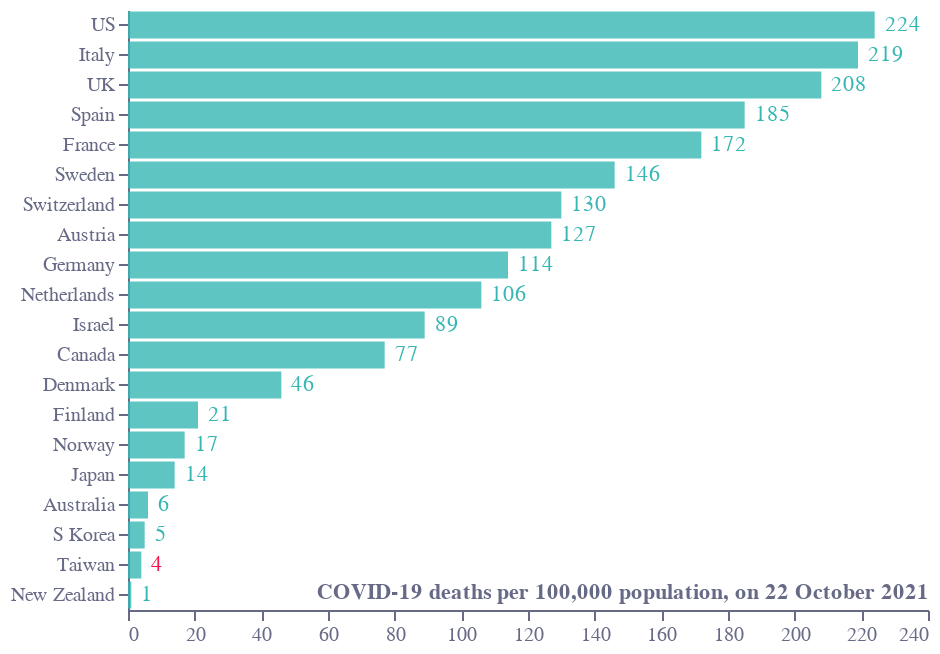

Here is the notebook cell this chart was saved with:
### Code cell
base = alt.Chart(f2).encode(
    y=alt.Y(
        "country:N",
        sort=[],
        axis=alt.Axis(
            grid=False,
            title="",
            titleX=-5,
            titleY=-5,
            titleBaseline="bottom",
            titleAngle=0,
            titleAlign="left",
            labelColor=colors["eco-gray"],
            titleColor=colors["eco-gray"],
            tickColor=colors["eco-gray"],
            domainColor=colors["eco-gray"],
        ),
    )
)
line = base.mark_bar(color=colors["eco-turquiose"], opacity=0.8).encode(
    x=alt.X(
        "cases:Q",
        sort=[],
        axis=alt.Axis(
            grid=False,
            titleAlign="right",
            titleAnchor="middle",
            title="COVID-19 deaths per 100,000 population, on 22 October 2021",
            titleY=-15,
            titleX=400,
            labelColor=colors["eco-gray"],
            titleColor=colors["eco-gray"],
            tickColor=colors["eco-gray"],
            domainColor=colors["eco-gray"],
            tickCount=10,
            orient="bottom",
            labelAngle=0,
        ),
    )
)
labels = (
    base.mark_text(color=colors["eco-turquiose"], align="left", dx=5)
    .encode(
        x=alt.X(
            "cases:Q",
            sort=[],
        ),
        text=alt.Text("cases:Q", format=",.0f"),
    )
    .transform_filter("datum.country!='Taiwan'")
)
labels2 = (
    base.mark_text(color=colors["eco-dot"], align="left", dx=5)
    .encode(
        x=alt.X(
            "cases:Q",
            sort=[],
        ),
        text=alt.Text("cases:Q", format=".0f"),
    )
    .transform_filter("datum.country=='Taiwan'")
)
layer1 = (
    ((line + labels + labels2).properties(height=300, width=400))
    .configure_view(stroke=None)
    .properties(title="")
)
layer1.save("visualisation/" + f + ".json")
layer1.save("visualisation/" + f + ".png", scale_factor=2.0)
layer1.save("visualisation/" + f + ".svg")
open("README.md", "a").write(readme)
layer1

### Figure 1 — Vega-Lite specification as saved in the notebook (floating-point values rounded to 4 significant figures)
{"config": {"view": {"continuousWidth": 400, "continuousHeight": 300, "stroke": null}}, "layer": [{"mark": {"type": "bar", "color": "#36B7B4", "opacity": 0.8}, "encoding": {"x": {"type": "quantitative", "axis": {"domainColor": "#676A86", "grid": false, "labelAngle": 0, "labelColor": "#676A86", "orient": "bottom", "tickColor": "#676A86", "tickCount": 10, "title": "COVID-19 deaths per 100,000 population, on 22 October 2021", "titleAlign": "right", "titleAnchor": "middle", "titleColor": "#676A86", "titleX": 400, "titleY": -15}, "field": "cases", "sort": []}, "y": {"type": "nominal", "axis": {"domainColor": "#676A86", "grid": false, "labelColor": "#676A86", "tickColor": "#676A86", "title": "", "titleAlign": "left", "titleAngle": 0, "titleBaseline": "bottom", "titleColor": "#676A86", "titleX": -5, "titleY": -5}, "field": "country", "sort": []}}}, {"mark": {"type": "text", "align": "left", "color": "#36B7B4", "dx": 5}, "encoding": {"text": {"type": "quantitative", "field": "cases", "format": ",.0f"}, "x": {"type": "quantitative", "field": "cases", "sort": []}, "y": {"type": "nominal", "axis": {"domainColor": "#676A86", "grid": false, "labelColor": "#676A86", "tickColor": "#676A86", "title": "", "titleAlign": "left", "titleAngle": 0, "titleBaseline": "bottom", "titleColor": "#676A86", "titleX": -5, "titleY": -5}, "field": "country", "sort": []}}, "transform": [{"filter": "datum.country!='Taiwan'"}]}, {"mark": {"type": "text", "align": "left", "color": "#F4134D", "dx": 5}, "encoding": {"text": {"type": "quantitative", "field": "cases", "format": ".0f"}, "x": {"type": "quantitative", "field": "cases", "sort": []}, "y": {"type": "nominal", "axis": {"domainColor": "#676A86", "grid": false, "labelColor": "#676A86", "tickColor": "#676A86", "title": "", "titleAlign": "left", "titleAngle": 0, "titleBaseline": "bottom", "titleColor": "#676A86", "titleX": -5, "titleY": -5}, "field": "country", "sort": []}}, "transform": [{"filter": "datum.country=='Taiwan'"}]}], "data": {"name": "data-d817c4d253193a032f9e6ee30c5eb665"}, "height": 300, "title": "", "width": 400, "$schema": "https://vega.github.io/schema/vega-lite/v4.8.1.json", "datasets": {"data-d817c4d253193a032f9e6ee30c5eb665": [{"country": "US", "cases": 224.0}, {"country": "Italy     ", "cases": 219.0}, {"country": "UK", "cases": 208.0}, {"country": "Spain", "cases": 185.0}, {"country": "France", "cases": 172.0}, {"country": "Sweden", "cases": 146.0}, {"country": "Switzerland", "cases": 130.0}, {"country": "Austria", "cases": 127.0}, {"country": "Germany", "cases": 114.0}, {"country": "Netherlands", "cases": 106.0}, {"country": "Israel", "cases": 89.0}, {"country": "Canada", "cases": 77.0}, {"country": "Denmark", "cases": 46.0}, {"country": "Finland", "cases": 21.0}, {"country": "Norway", "cases": 17.0}, {"country": "Japan", "cases": 14.0}, {"country": "Australia", "cases": 6.0}, {"country": "S Korea", "cases": 5.0}, {"country": "Taiwan", "cases": 4.0}, {"country": "New Zealand", "cases": 1.0}]}}
